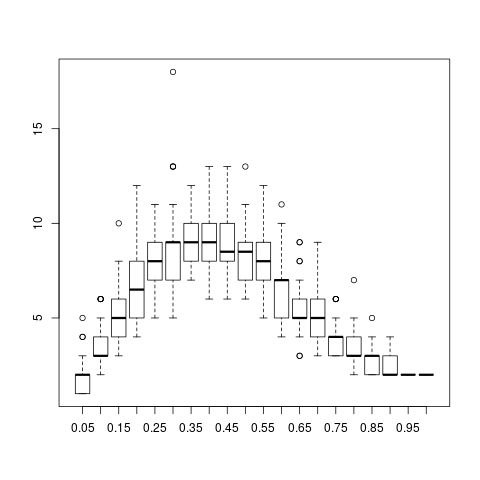

Here is the R script that generated this plot:
library(parallel)
dim = 20 
num =  dim^2
pvl = seq(0.05,1,0.05)
repet = 50
mxd = dim *5
#suppressMessages(library("sna"))
result = data.frame()
resulti = data.frame()

rotate <- function(x) t(apply(x, 2, rev))
paso <- function(pos)
{
    fila <- floor((pos - 1) / dim) + 1
    columna <- ((pos - 1) %% dim) + 1
    vecindad <-  actual[max(fila - 1, 1) : min(fila + 1, dim),
                        max(columna - 1, 1): min(columna + 1, dim)]
    return(1 * ((sum(vecindad) - actual[fila, columna]) == 3))
}

cluster <- makeCluster(detectCores() - 1)
clusterExport(cluster, "dim")
clusterExport(cluster, "paso")

for(pv in pvl)
{
    rep = 1
    res = data.frame()
	resi = 0
    while(rep <= repet)
    {
		actual <- matrix(round( 0.49999+(pv)-runif(num)), nrow=dim, ncol=dim)
    	i=0;
    	for (iteracion in 1:mxd)
    	{
			i=i+1
			clusterExport(cluster, "actual")
    	    siguiente <- parSapply(cluster, 1:num, paso)
    	    if (all(siguiente == 0))
	    	{ # todos murieron
                #print("Ya no queda nadie vivo.")
	        	i=iteracion
            	break;
    	    }
	    	actual <- matrix(siguiente, nrow=dim, ncol=dim, byrow=TRUE)
    	}
		if(i<mxd)
		{
		    res = rbind(res, i)
	    	rep = rep+1
    	}
		else
		{
			resi = resi + 1
		}
    }

    if(length(result) !=0)
    {
		result = cbind(result,res)
		resulti = cbind(resulti, resi)
    }
    else
    {
		result = res #data.frame(res)
		resulti = resi
    }
}
colnames(result) = pvl
colnames(resulti) = pvl

write.csv(result, file="resultadosTarea2.csv")
write.csv(resulti, file="resultadosInfinitosTarea2.csv")
stopCluster(cluster)
#postscript('Tarea2.ps')
png('Tarea2.png')
boxplot(result)
#dev.off()
graphics.off()
#postscript('Tarea2.ps')
png('Tarea2Infi.png')
barplot(resulti)
#dev.off()
graphics.off()
